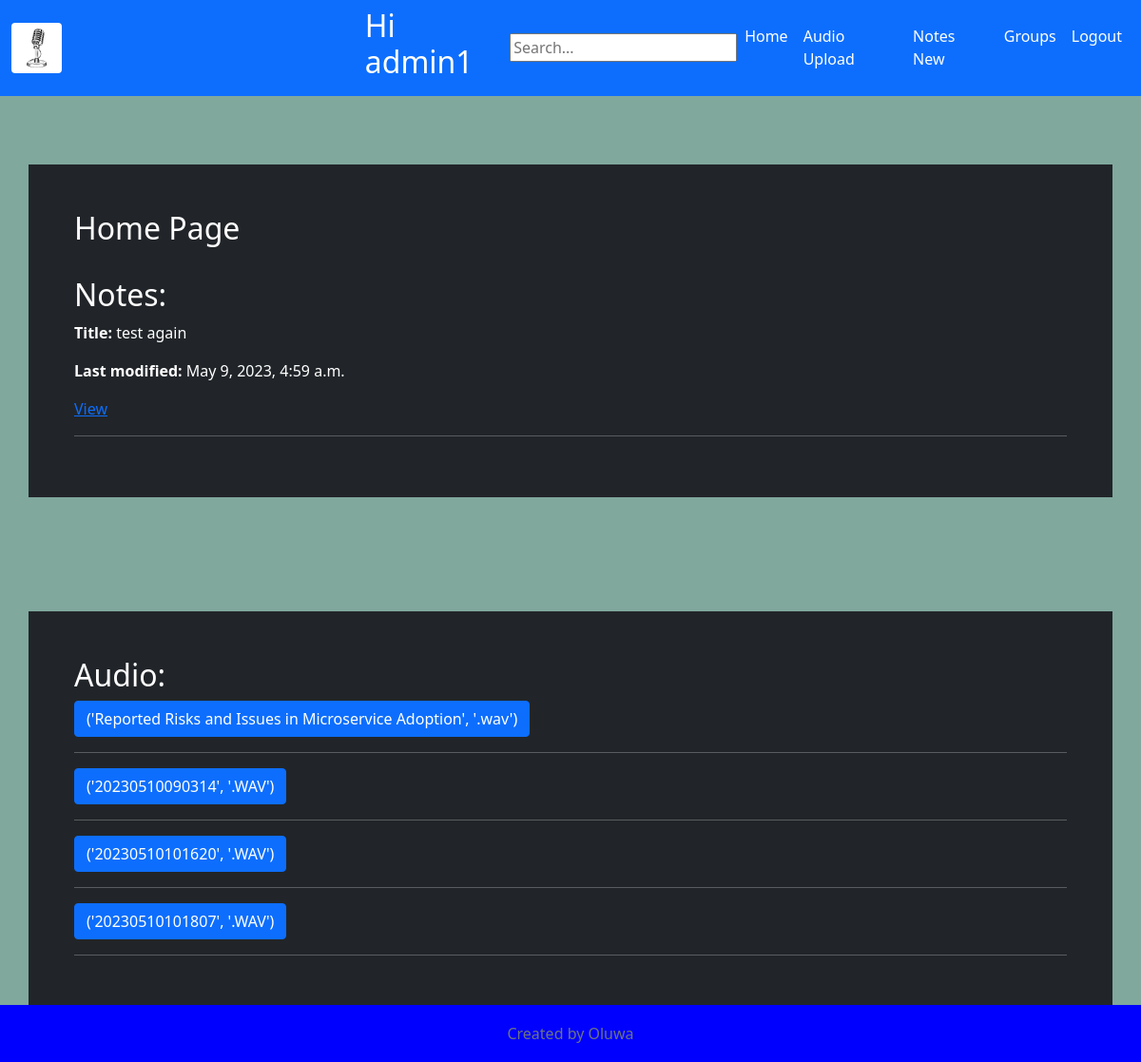
The page / (signed in) on the database its author committed.
### home/models.py (models this page shows)
class User(AbstractUser):
    is_user = models.BooleanField(default=True)
    def __str__(self):
        return self.username

class Notes(models.Model):
    id = models.AutoField(primary_key=True)
    name = models.CharField(max_length=45, null=True)
    note = models.TextField()
    audio = models.ForeignKey(Audio, null=True, blank=True, on_delete=models.CASCADE)
    file_audio = models.TextField(null=True, blank=True,)
    file_text = models.TextField(max_length=45, null=True, blank=True)
    user = models.ForeignKey(User, on_delete=models.CASCADE)
    date = models.DateTimeField(null=True, blank=True, auto_now_add=True)
    def __str__(self):
        return self.name

class Audio(models.Model):
    id = models.AutoField(primary_key=True)
    name = models.CharField(max_length=45, null=True)
    file_text = models.TextField(null=True, blank=True)
    audio_file = models.FileField(upload_to='audio/')
    user = models.ForeignKey(User, null=True, blank=True, on_delete=models.CASCADE)
    date = models.DateTimeField(null=True, blank=True, auto_now_add=True)
    def __str__(self):
        return self.name

### home/views.py (the view)
# urls.py: path('', views.index, name="index"),
def index(request):
    user = request.user
    if user.is_authenticated:
        notes = Notes.objects.filter(user = user)
        audios = Audio.objects.filter(user = user)
        return render(request, 'home/home.html', {'notes': notes, 'audios': audios})
    else:
        return render(request, 'home/home.html')

### home/templates/home/home.html (shortened to what this page needs)
{% extends "home/base.html" %}
{% block content %}
<div class="container p-5 my-5 bg-dark text-white" border-radius="20%">
    <h2>Home Page</h2>
    {% if request.user.is_authenticated %}
        {% if notes %}
        <h2>Notes:</h2>
            {% for note in notes %}
                        <p> <strong>Title:</strong> {{ note }} </p>
                        <p> <strong>Last modified:</strong> {{ note.date }}</p>
                        <a href="/notes/{{note.id}}/">View</a>
                        <hr>
            {% endfor %}
        {% else %}
            <p>No notes found</p>
        {% endif %}
</div>
<div class="container p-5 my-5 bg-dark text-white">
        {% if audios %}
        <h2>Audio:</h2>
        {% for audio in audios %}
            <button type="button" class="btn btn-primary" data-bs-toggle="collapse" data-bs-target="#demo">{{ audio }}</button>
            <hr>
        {% endfor %}
        {% else %}
            <p>No audio notes found</p>
        {% endif %}
    {% else %}
        <h3>You need to login to view your notes</h3>
    {% endif %}
</div>
{% endblock %}

### home/templates/home/base.html (shortened to what this page needs)
{% load static %}
<!DOCTYPE html>
<html lang="en">
<head>
  <link href="https://cdn.jsdelivr.net/npm/bootstrap@5.0.2/dist/css/bootstrap.min.css" rel="stylesheet"
>
</head>
<body>
  <nav class="navbar navbar-expand-sm bg-primary">
    <div class="container-fluid">
        <a class="navbar-brand" href="#">
            <img src="/media/logo/microphone.png" alt="Logo" class="rounded" style="width:15%;">
        </a>
        <h2>Hi {{ request.user }}</h2>
        <input type="text" id="searchInput" onkeyup="search_animal()" placeholder="Search...">
        <ul class="navbar-nav">
            <li class="nav-item">
                <a class="nav-link custom-nav-link" href="/">Home</a>
            </li>
            {% if not request.user.is_authenticated %}
            <li class="nav-item">
                <a class="nav-link custom-nav-link" href="/signup">Register</a>
            </li>
            <li class="nav-item">
                <a class="nav-link custom-nav-link" href="/login">Login</a>
            </li>
            {% else %}
            <li class="nav-item">
                <a class="nav-link custom-nav-link" href="/audio_upload">Audio Upload</a>
            </li>
            <li class="nav-item">
                <a class="nav-link custom-nav-link" href="/notes_new">Notes New</a>
            </li>
            <li class="nav-item">
              <a class="nav-link custom-nav-link" href="/groups">Groups</a>
            </li>
            <li class="nav-item">
                <a class="nav-link custom-nav-link" href="/logout">Logout</a>
            </li>
            {% endif %}
        </ul>
    </div>
</nav>
  <br>
  {% block content %}
  {% endblock %}
    <footer class="footer">
      <div class="container">
        <span class="text-muted">Created by Oluwa</span>
      </div>
    </footer>
</body>
</html>

### home/templates/home/base.html (style rules this page uses)
body { background-image: url("/media/logo/background1234.jpg"); background-size: cover; }
h2 { color: #ffffff; }
p { color: #ffffff; }
.custom-nav-link { color: #ffffff; }
.navbar { background-color: blue; }
.footer { text-align: center; position: fixed; bottom: 0; width: 100%; height: 60px; line-height: 60px; background-color: blue; }

### rows shown on the page
User: user "admin1"
Notes: name "test again", date "May 9, 2023, 4:59 a.m."
Audio: name "('Reported Risks and Issues in Microservice Adoption', '.wav')"
Audio: name "('20230510090314', '.WAV')"
Audio: name "('20230510101620', '.WAV')"
Audio: name "('20230510101807', '.WAV')"
